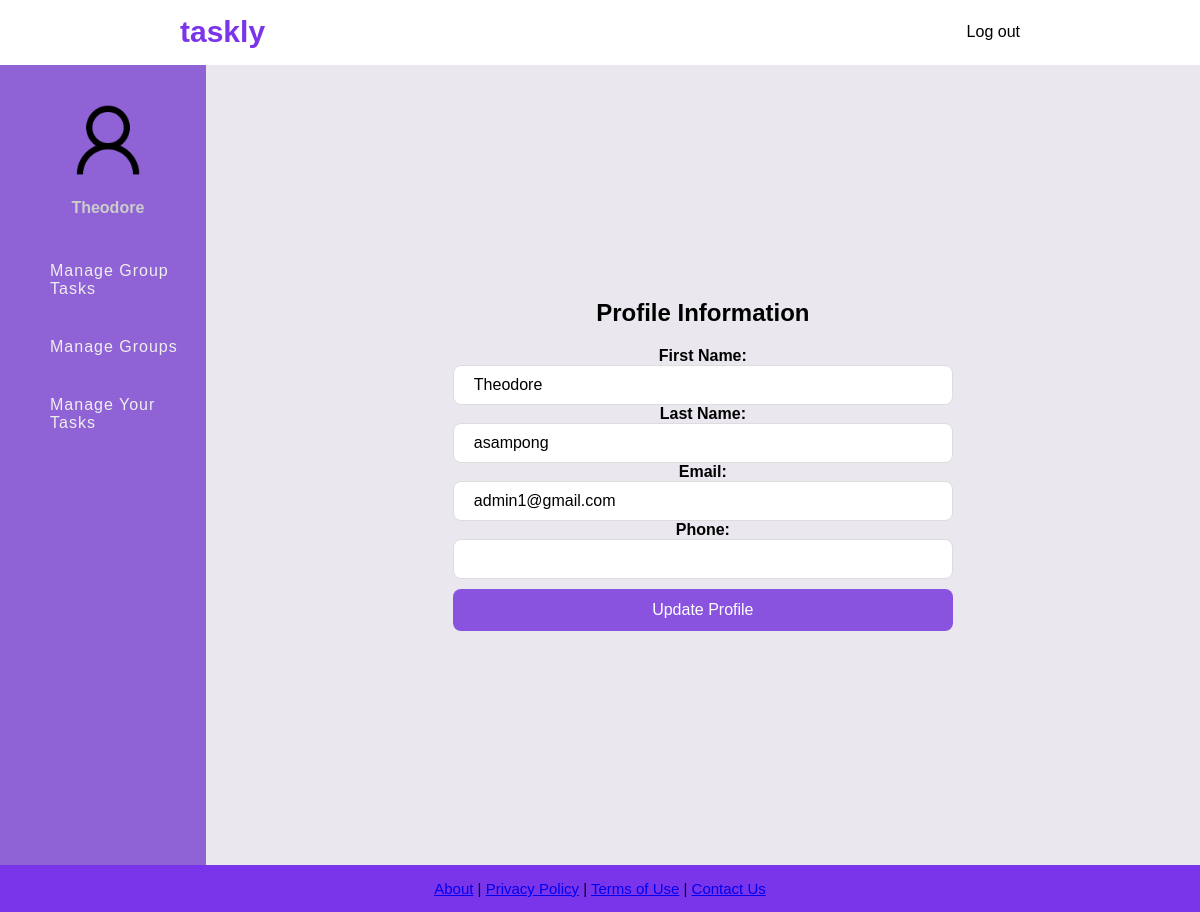
/admin-profile.php (signed in), run on an earlier commit of the app's database.
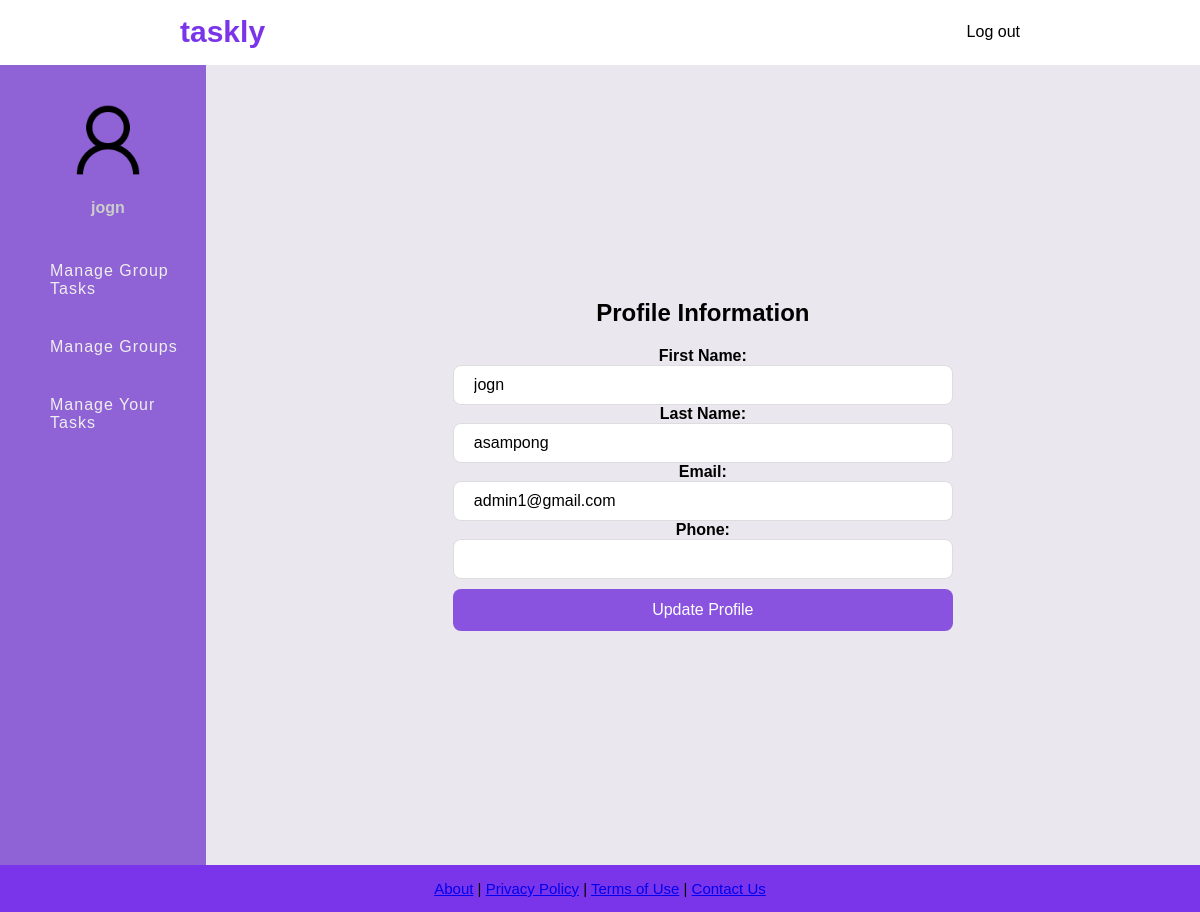
And on a later commit of the database.
### tables this page shows
CREATE TABLE User (
    User_ID INTEGER PRIMARY KEY AUTOINCREMENT,
    User_Fname VARCHAR(100) NOT NULL,
    User_Lname VARCHAR(100) NOT NULL,
    User_Email VARCHAR(255) NOT NULL UNIQUE,
    User_TelNo VARCHAR(20) NOT NULL,
    User_Password VARCHAR(255) NOT NULL,
    User_Role VARCHAR(50) NOT NULL
);

### admin-profile.php (the view, shortened to what this page needs)
<?php
include 'db.php';
$userId = $_SESSION['User_ID'];
$stmt = $conn->prepare("SELECT * FROM User WHERE User_ID = :id");
$stmt->execute(['id' => $userId]);
$user = $stmt->fetch(PDO::FETCH_ASSOC);
?>
<!DOCTYPE html>
<html lang="en">
<head>
    <link rel="stylesheet" href="css/global.css">
</head>
<body>
    <header class="navbar">
        <a href="admin.php" class="navbar_title2"><h1>taskly</h1></a>
        <a href="logout.php" class="navbar-index">Log out</a>
    </header>
    <div class="container">
        <nav class="sidebar">
            <div class="user-profile">
                <a href="admin-profile.php"><img src="images/Sample_User_Icon.png" alt="User"></a>
                <h4><?= htmlspecialchars($_SESSION['User_Fname']) ?></h4>
            </div>
            <ul>
                <li><a href="admin-tasks.php">Manage Group Tasks</a></li>
                <li><a href="admin-group.php">Manage Groups</a></li>
                <li><a href="admin-task_personal.php">Manage Your Tasks</a></li>
            </ul>
        </nav>
        <section class="main-content">
            <div class="profile-page_content">
                <h2>Profile Information</h2>
                <div class="profile-page_section">
                <form method="POST" class="profile-page_form">
                    <label class="profile-page__label">First Name:</label>
                    <input type="text" name="first_name" class="profile-page__input" value="<?= htmlspecialchars($user['User_Fname']) ?>" required>
                    <label class="profile-page__label">Last Name:</label>
                    <input type="text" name="last_name" class="profile-page__input" value="<?= htmlspecialchars($user['User_Lname']) ?>" required>
                    <label class="profile-page__label">Email:</label>
                    <input type="email" name="email" class="profile-page__input" value="<?= htmlspecialchars($user['User_Email']) ?>" required>
                    <label class="profile-page__label">Phone:</label>
                    <input type="text" name="phone" class="profile-page__input" value="<?= htmlspecialchars($user['User_TelNo']) ?>">
                    <button type="submit" class="btn btn--update">Update Profile</button>
                </form>
                </div>
            </div>
        </section>
    </div>
    <footer class="footer">
        <p class="footer__text">
            <a href="#">About</a> | <a href="#">Privacy Policy</a> |
            <a href="#">Terms of Use</a> | <a href="#">Contact Us</a>
        </p>
    </footer>
</body>
</html>

What changed in the data, as far as the page shows it:
changed user "asampong": first_name "Theodore" → "jogn"
Also different on the page:
$_SESSION['User_Fname']: "Theodore" → "jogn"
